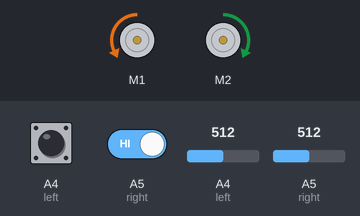
The sketch below on a simulated Arduino Uno, built with avr-gcc and run on an emulated ATmega328P. Shown: 2 × DC motor (green arrow = forward, orange = backward, longer = faster). Inputs (shaded band) come from the test bench; at power-on: A5 (right) = 512, A4 (left) HIGH, A5 (right) HIGH, A4 (left) = 512. What the sketch prints to the serial monitor is not drawn.

Above: at 1.2 s.
1.3 s: A5 (right) set to 0
At 2.0 s:
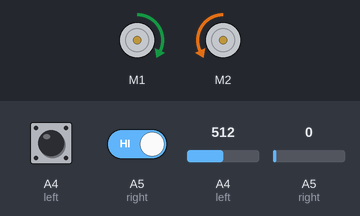
2.8 s: A5 (right) set to 122
At 3.1 s:
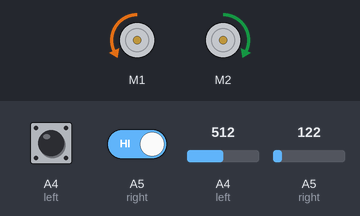
4.3 s: A4 (left) pulled LOW for 3.2 s
At 5.3 s:
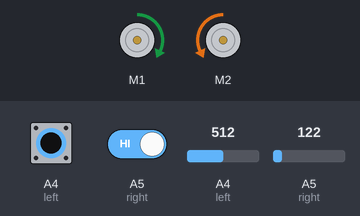
9.0 s: A4 (left) driven LOW and A5 (right) driven LOW
At 10.3 s:
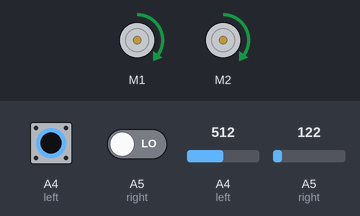
Timing chart, 0 to 11.5 s (numbered marks = the images above; inputs shaded):
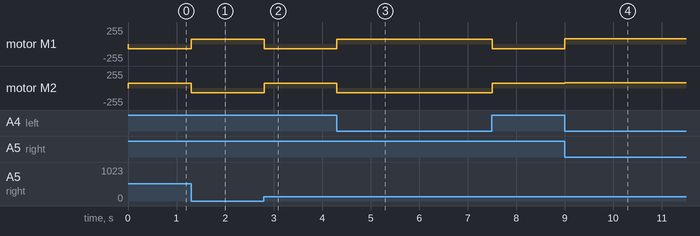

Measured:
- after the input at 1.3 s, motor M1: backward 70/255 → forward 70/255 at once; motor M2: forward 70/255 → backward 70/255 at once
- after the input at 2.8 s, motor M1: forward 70/255 → backward 70/255 at once; motor M2: backward 70/255 → forward 70/255 at once
- after the input at 4.3 s, motor M1: backward 70/255 → forward 70/255 at once, → backward 70/255 3.2 s later; motor M2: forward 70/255 → backward 70/255 at once, → forward 70/255 3.2 s later
- after the input at 9.0 s, motor M1: backward 70/255 → forward 80/255 at once; motor M2: forward 70/255 → forward 80/255 at once

The sketch:

ARDUINO_LINE_FOLLOWING_CAR.ino
```cpp
//including the libraries
#include <AFMotor.h>

//defining pins and variables
#define left A4
#define right A5

//defining motors
AF_DCMotor motor1(1, MOTOR12_1KHZ);
AF_DCMotor motor2(2, MOTOR12_1KHZ);


void setup() {
  //declaring pin types
  pinMode(left,INPUT);
  pinMode(right,INPUT);
  //begin serial communication
  Serial.begin(9600);

}

void loop(){
  //printing values of the sensors to the serial monitor
  Serial.println(digitalRead(left));
  Serial.println(digitalRead(right));

  //line detected by bot
  if(digitalRead(left)==0 && digitalRead(right)==0){
    //Forward
    motor1.run(FORWARD);
    motor1.setSpeed(80);
    motor2.run(FORWARD);
    motor2.setSpeed(80);
  }
  //line detected by left sensor
  else if(digitalRead(left)==1 && !analogRead(right)==0){
    //turn left
    motor1.run(BACKWARD);
    motor1.setSpeed(70);
    motor2.run(FORWARD);
    motor2.setSpeed(70);
  }
  //line detected by right sensor
  else if(!analogRead(left)==0 && digitalRead(right)==1){
    //turn right
    motor1.run(FORWARD);
    motor1.setSpeed(70);
    motor2.run(BACKWARD);
    motor2.setSpeed(70);
  }
  //line detected by none
  else if(!analogRead(left)==0 && !analogRead(right)==0){
    //stop
    motor1.run(RELEASE);
    motor1.setSpeed(0);
    motor2.run(RELEASE);
    motor2.setSpeed(0);
  }
}
```
